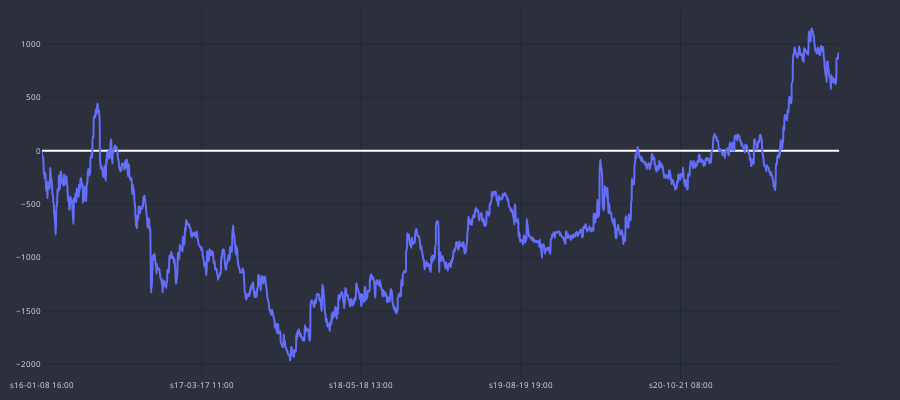

The code cell stored with this chart in its notebook:
### Code cell
cp = CandlePlot(df_gains, candles=False)
cp.show_plot(line_traces=['GAIN_C'])

### Figure 1 — Plotly figure (JSON) as saved in the notebook; plotly's stock layout.template omitted (floating-point values rounded to 4 significant figures; data arrays with more than 128 entries replaced by an {"elided": "..."} marker saying what was removed)
{"data": [{"line": {"shape": "spline", "width": 2}, "name": "GAIN_C", "type": "scatter", "x": {"elided": "2048 str values"}, "xaxis": "x", "y": {"elided": "2048 float values"}, "yaxis": "y"}], "layout": {"font": {"color": "#e1e1e1", "size": 8}, "height": 400, "margin": {"b": 10, "l": 10, "r": 10, "t": 10}, "paper_bgcolor": "#2c303c", "plot_bgcolor": "#2c303c", "width": 900, "xaxis": {"anchor": "y", "domain": [0, 0.94], "gridcolor": "#1f292f", "nticks": 5, "rangeslider": {"visible": false}}, "yaxis": {"anchor": "x", "domain": [0, 1], "gridcolor": "#1f292f"}, "yaxis2": {"anchor": "x", "gridcolor": "#1f292f", "overlaying": "y", "side": "right"}}}
